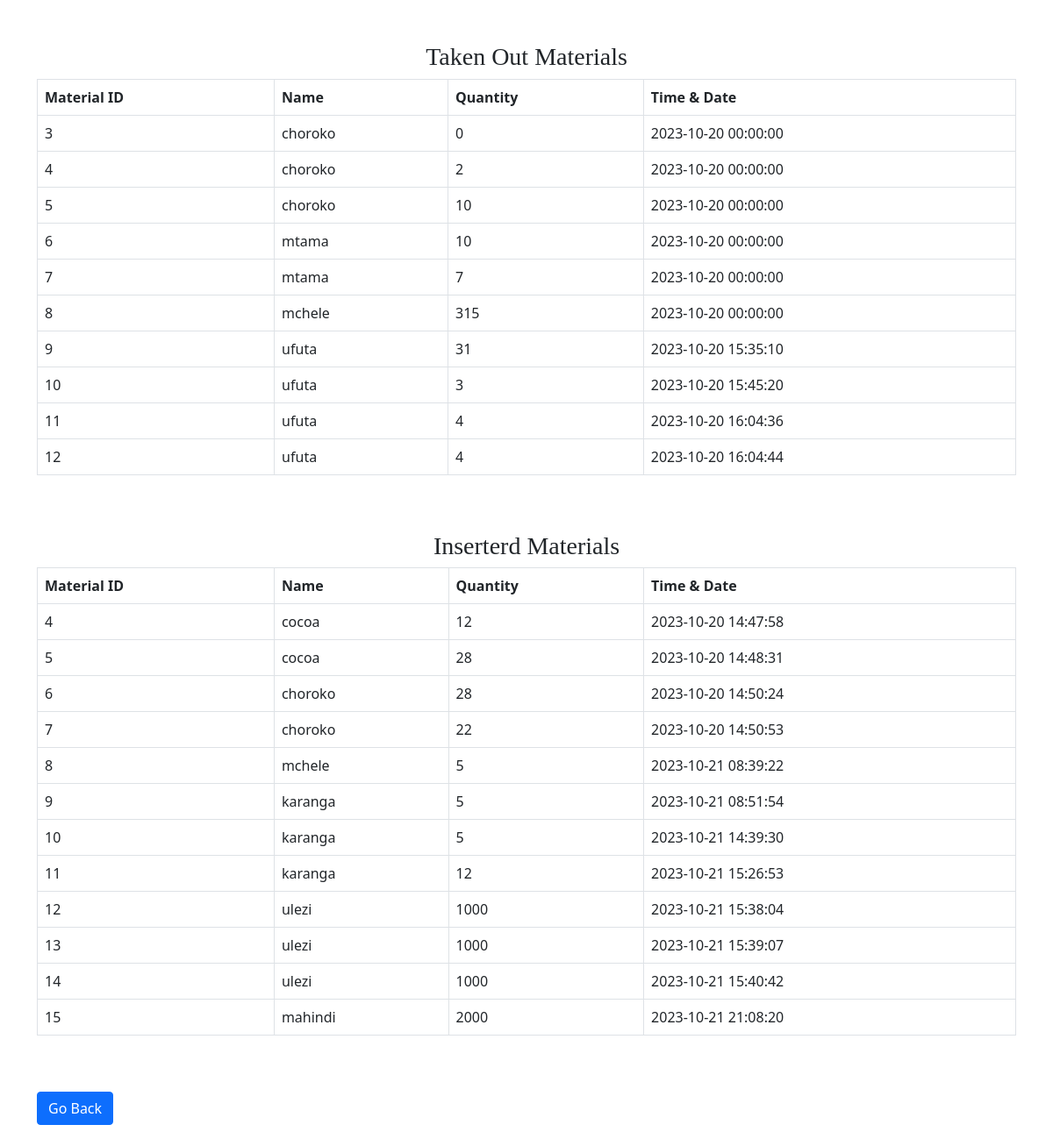
The page /take_in&out_material.php on the database its author committed.
### tables this page shows
CREATE TABLE `taken_out_materials` (
  `material_id` int(11) NOT NULL,
  `name` varchar(255) NOT NULL,
  `quantity` int(11) NOT NULL,
  `worker_id` varchar(11) NOT NULL,
  `Date` datetime DEFAULT NULL
);

CREATE TABLE `inserted_materials` (
  `material_id` int(11) NOT NULL,
  `name` varchar(255) NOT NULL,
  `quantity` int(11) NOT NULL,
  `Date` datetime DEFAULT NULL
);

### take_in&out_material.php (the view, shortened to what this page needs)
<!DOCTYPE html>
<html lang="en">
<head>
    <link rel="stylesheet" href="css/bootstrap.min.css">
</head>
<body>
  <div class="container mt-5">
               <div class="header"><h3>Taken Out Materials</h3></div>
                <?php
                $servername = "localhost";
                $username = "root";
                $password = "";
                $dbname = "store_management";
                $conn = new mysqli($servername, $username, $password, $dbname);
                ?>
                <table  class="table table-bordered">
                    <thead class="thead-dark">
                        <th >Material ID</th>
                        <th >Name</th>
                        <th >Quantity</th>
                        <th >Time & Date</th>
                    </thead>
                    <?php
                    $sql = "SELECT * FROM taken_out_materials";
                    $result = $conn->query($sql);
                    if ($result->num_rows > 0) {
                        while ($row = $result->fetch_assoc()) {
                            echo "<tr>
                                    <td>{$row['material_id']}</td>
                                    <td>{$row['name']}</td>
                                    <td>{$row['quantity']}</td>
                                    <td>{$row['Date']}</td>
                                  </tr>";
                        }
                    } else {
                        ?>
                        <tr>
                            <td colspan="3">No Records Found</td>
                        </tr>
                        <?php
                    }
                    ?>
                </table>
                <br><br>
                <div class="header"><h3>Inserterd Materials</h3></div>
                <table  class="table table-bordered">
                    <thead class="thead-dark">
                        <th >Material ID</th>
                        <th >Name</th>
                        <th >Quantity</th>
                        <th >Time & Date</th>
                    </thead>
                    <?php
                    $sql = "SELECT * FROM inserted_materials";
                    $result = $conn->query($sql);
                    if ($result->num_rows > 0) {
                        while ($row = $result->fetch_assoc()) {
                            echo "<tr>
                                    <td>{$row['material_id']}</td>
                                    <td>{$row['name']}</td>
                                    <td>{$row['quantity']}</td>
                                    <td>{$row['Date']}</td>
                                  </tr>";
                        }
                    } else {
                        ?>
                        <tr>
                            <td colspan="3">No Records Found</td>
                        </tr>
                        <?php
                    }
                    ?>
                </table>
                <br><br>
                <form action="<?php echo $_SERVER['HTTP_REFERER']; ?>" method="post">
                    <input type="submit" value="Go Back" class="btn btn-primary mb-3">
                </form>
    </div>
</body>
</html>

### take_in&out_material.php (style rules this page uses)
.header { display: flex; justify-content: center; align-items: center; font-family: 'algerian'; }

### rows shown on the page
taken_out_materials: material_id "3", name "choroko", quantity "0", Date "2023-10-20 00:00:00"
taken_out_materials: material_id "4", name "choroko", quantity "2", Date "2023-10-20 00:00:00"
taken_out_materials: material_id "5", name "choroko", quantity "10", Date "2023-10-20 00:00:00"
taken_out_materials: material_id "6", name "mtama", quantity "10", Date "2023-10-20 00:00:00"
taken_out_materials: material_id "7", name "mtama", quantity "7", Date "2023-10-20 00:00:00"
taken_out_materials: material_id "8", name "mchele", quantity "315", Date "2023-10-20 00:00:00"
taken_out_materials: material_id "9", name "ufuta", quantity "31", Date "2023-10-20 15:35:10"
taken_out_materials: material_id "10", name "ufuta", quantity "3", Date "2023-10-20 15:45:20"
taken_out_materials: material_id "11", name "ufuta", quantity "4", Date "2023-10-20 16:04:36"
taken_out_materials: material_id "12", name "ufuta", quantity "4", Date "2023-10-20 16:04:44"
inserted_materials: material_id "4", name "cocoa", quantity "12", Date "2023-10-20 14:47:58"
inserted_materials: material_id "5", name "cocoa", quantity "28", Date "2023-10-20 14:48:31"
inserted_materials: material_id "6", name "choroko", quantity "28", Date "2023-10-20 14:50:24"
inserted_materials: material_id "7", name "choroko", quantity "22", Date "2023-10-20 14:50:53"
inserted_materials: material_id "8", name "mchele", quantity "5", Date "2023-10-21 08:39:22"
inserted_materials: material_id "9", name "karanga", quantity "5", Date "2023-10-21 08:51:54"
inserted_materials: material_id "10", name "karanga", quantity "5", Date "2023-10-21 14:39:30"
inserted_materials: material_id "11", name "karanga", quantity "12", Date "2023-10-21 15:26:53"
inserted_materials: material_id "12", name "ulezi", quantity "1000", Date "2023-10-21 15:38:04"
inserted_materials: material_id "13", name "ulezi", quantity "1000", Date "2023-10-21 15:39:07"
inserted_materials: material_id "14", name "ulezi", quantity "1000", Date "2023-10-21 15:40:42"
inserted_materials: material_id "15", name "mahindi", quantity "2000", Date "2023-10-21 21:08:20"
